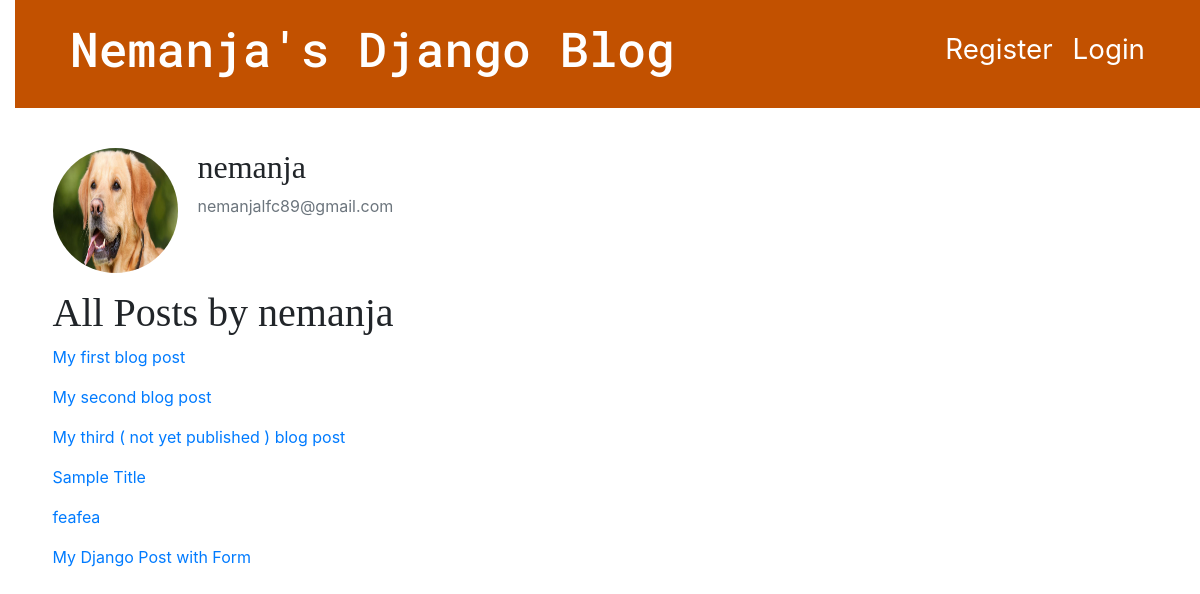
Screenshot of /profile/nemanja/ with the database file from the repository.
### users/models.py (models this page shows, shortened)
class Profile(models.Model):
    user = models.OneToOneField(User, on_delete=models.CASCADE)
    image = models.ImageField(default='default.jpg', upload_to='profile_pics')

### blog/models.py (models this page shows, shortened)
class Post(models.Model):
    author = models.ForeignKey(settings.AUTH_USER_MODEL, on_delete=models.CASCADE) # foreign key to the user model
    title = models.CharField(max_length=100)
    text = models.TextField()
    created_date = models.DateTimeField(default=timezone.now())
    published_date = models.DateTimeField(blank=True, null=True)

### users/views.py (the view)
# urls.py: path('profile/<str:username>/', views.profile, name='profile'),
def profile(request, username):
    requser = get_object_or_404(User, username=username)
    requserposts = Post.objects.filter(author=requser)
    return render(request, 'users/profile.html', {'requser':requser, 'requserposts':requserposts})

### users/templates/users/profile.html
{% extends 'blog/base.html' %}
{% block content %}
    <div class="content-section">
    <div class="media">
    <img class="rounded-circle account-img" src="{{ requser.profile.image.url }}" >
    <div class="media-body">
      <h2 class="account-heading">{{ requser.username }}</h2>
      <p class="text-secondary">{{ requser.email }}</p>
    </div>
    </div>
    </div>
    <h1>All Posts by {{ requser.username }}</h1>
    {% for post in requserposts %}
        <p><a href="{% url 'post_full' pk=post.pk %}">{{ post.title }}</a></p>
    {% endfor %}
{% endblock content %}

### blog/static/css/blog.css (style rules this page uses)
body { padding-left: 15px; }
h1, h2, h3, h4 { font-family: 'Lobster', cursive; }
.account-img { height: 125px; width: 125px; margin-right: 20px; margin-bottom: 16px; }

### rows the page displays
Post: title "My first blog post"
Post: title "My second blog post"
Post: title "My third ( not yet published ) blog post"
Post: title "Sample Title"
Post: title "feafea"
Post: title "My Django Post with Form"

### other values shown
{{ requser.username }} "nemanja"
{{ requser.email }} "nemanjalfc89@gmail.com"
